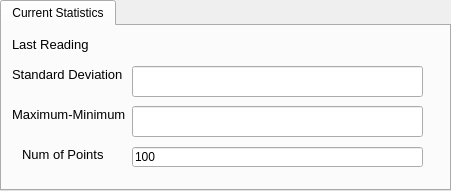
               <widget class="QTabWidget" name="tabWidget">
                <property name="geometry">
                 <rect>
                  <x>10</x>
                  <y>520</y>
                  <width>451</width>
                  <height>191</height>
                 </rect>
                </property>
                <property name="currentIndex">
                 <number>0</number>
                </property>
                <widget class="QWidget" name="tab_4">
                 <attribute name="title">
                  <string>Current Statistics</string>
                 </attribute>
                 <widget class="QLabel" name="displayLastReadingLI">
                  <property name="geometry">
                   <rect>
                    <x>10</x>
                    <y>10</y>
                    <width>121</width>
                    <height>16</height>
                   </rect>
                  </property>
                  <property name="font">
                   <font>
                    <pointsize>10</pointsize>
                   </font>
                  </property>
                  <property name="text">
                   <string>Last Reading</string>
                  </property>
                 </widget>
                 <widget class="QLineEdit" name="lineEditSTDEVLI">
                  <property name="geometry">
                   <rect>
                    <x>130</x>
                    <y>40</y>
                    <width>291</width>
                    <height>31</height>
                   </rect>
                  </property>
                 </widget>
                 <widget class="QLineEdit" name="lineEditMaxMinLI">
                  <property name="geometry">
                   <rect>
                    <x>130</x>
                    <y>80</y>
                    <width>291</width>
                    <height>31</height>
                   </rect>
                  </property>
                 </widget>
                 <widget class="QLabel" name="label_38">
                  <property name="geometry">
                   <rect>
                    <x>20</x>
                    <y>120</y>
                    <width>91</width>
                    <height>16</height>
                   </rect>
                  </property>
                  <property name="font">
                   <font>
                    <pointsize>10</pointsize>
                   </font>
                  </property>
                  <property name="text">
                   <string>Num of Points</string>
                  </property>
                 </widget>
                 <widget class="QLineEdit" name="lineEditNumPointsLI">
                  <property name="geometry">
                   <rect>
                    <x>130</x>
                    <y>121</y>
                    <width>291</width>
                    <height>20</height>
                   </rect>
                  </property>
                  <property name="text">
                   <string>100</string>
                  </property>
                 </widget>
                 <widget class="QLabel" name="labelMaxMinLI">
                  <property name="geometry">
                   <rect>
                    <x>10</x>
                    <y>80</y>
                    <width>121</width>
                    <height>16</height>
                   </rect>
                  </property>
                  <property name="font">
                   <font>
                    <pointsize>10</pointsize>
                   </font>
                  </property>
                  <property name="text">
                   <string>Maximum-Minimum</string>
                  </property>
                 </widget>
                 <widget class="QLabel" name="labelSTDEVLI">
                  <property name="geometry">
                   <rect>
                    <x>10</x>
                    <y>40</y>
                    <width>171</width>
                    <height>16</height>
                   </rect>
                  </property>
                  <property name="font">
                   <font>
                    <pointsize>10</pointsize>
                   </font>
                  </property>
                  <property name="text">
                   <string>Standard Deviation</string>
                  </property>
                 </widget>
                 <widget class="QLabel" name="labelLastReadingLI">
                  <property name="geometry">
                   <rect>
                    <x>100</x>
                    <y>10</y>
                    <width>231</width>
                    <height>16</height>
                   </rect>
                  </property>
                  <property name="font">
                   <font>
                    <pointsize>10</pointsize>
                   </font>
                  </property>
                  <property name="text">
                   <string/>
                  </property>
                 </widget>
                </widget>
               </widget>
